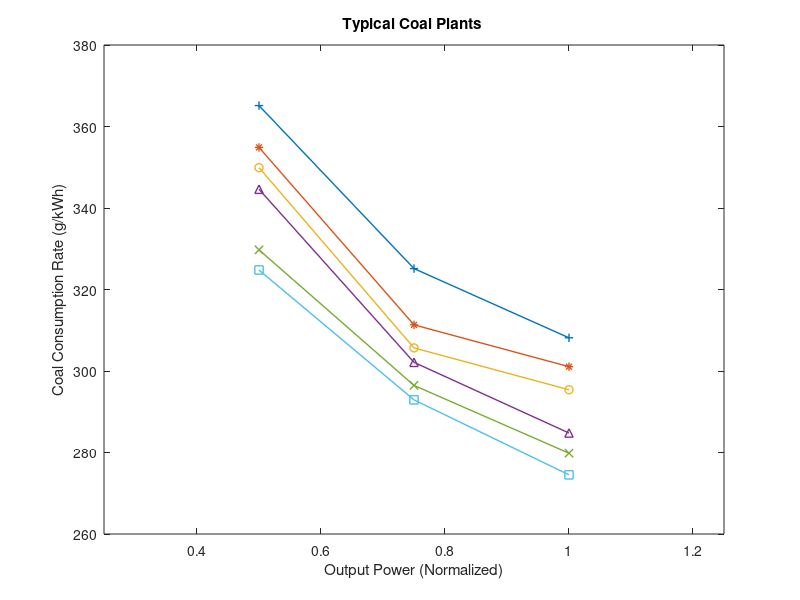

This figure's MATLAB source: (Note: this script raises an error after producing the figure.)
clear
close all
clc
format compact

x = [0.5, 0.75, 1];

y1=[ % subcritical air cooling (least efficient)
 3.65132743362832e+002
 3.25132743362832e+002
 3.08141592920354e+002];

y2 =[ % supercritical air cooling (use this one in modeling!)
 3.54867256637168e+002
 3.11327433628319e+002
 3.01061946902655e+002];

y3 =[ % subcritical water cooling
 3.49911504424779e+002
 3.05663716814159e+002
 2.95398230088496e+002];

y4 =[ % ultra supercritical air cooling
 3.44601769911504e+002
 3.02123893805310e+002
 2.84778761061947e+002];

y5 =[ % supercritical water cooling
 3.29734513274336e+002
 2.96460176991150e+002
 2.79823008849558e+002];

y6 =[ % ultra supper water cooling (most efficient)
 3.24778761061947e+002
 2.92920353982301e+002
 2.74513274336283e+002];


%%
figure(1); clf; hold on; box on;
plot(x, y1, '+-', 'linewidth', 1);
plot(x, y2, '*-', 'linewidth', 1);
plot(x, y3, 'o-', 'linewidth', 1);
plot(x, y4, '^-', 'linewidth', 1);
plot(x, y5, 'x-', 'linewidth', 1);
plot(x, y6, 's-', 'linewidth', 1);

set(gcf, 'unit', 'inch', 'pos', [1.0    5.85    5.0000    3.7500]);
xlim([0.25 1.25]);
ylim([260 380]);
xlabel('Output Power (Normalized)');
ylabel('Coal Consumption Rate (g/kWh)');
title('Typical Coal Plants ');
set(gca, 'pos', [0.1300    0.1115    0.72    0.8135]);
box off;
% set(gca, 'ygrid', 'on');

legend('subcritical air cooling', ...
       'supercritical air cooling', ...
       'subcritical water cooling', ...
       'ultra supercritical air cooling', ...
       'supercritical water cooling', ...
       'ultra supper water cooling');

axis_pos = get(gca, 'pos');
x_lim = get(gca, 'xlim');
y_lim = get(gca, 'ylim');
y_ticklabel = 260:20:380;

     
% quadratic curve fit
XX = 0.45:0.05:1.05;

color_code = [0      0.5647 0.7412 %blue
              0.8510 0.3255 0.0980 %red
              0.9297 0.6941 0.1255 %yellow
              0.5000 0.1843 0.1255 %purple
              0.4667 0.6745 0.1882 %green
              0.3202 0.7451 0.7176 %light blue
              ];

% p1 = polyfit(x,y1',2);
% YY1 = XX.^2*p1(1) + XX.*p1(2) + p1(3);
% plot(XX, YY1, '--', 'color', color_code(1,:));
% text(0.3, 270, ['Eq: y1 = ', num2str(p1(1), '%3.0f'), 'x^2 ' num2str(p1(2), '%3.0f'), 'x + ', num2str(p1(3), '%3.0f')], 'FontName', 'Calibri', 'fontsize', 12);
% 
p2 = polyfit(x,y2',2);
YY2 = XX.^2*p2(1) + XX.*p2(2) + p2(3);
plot(XX, YY2, '--', 'color', color_code(2,:));
text(0.3, 272, ['Quadratic Eq: y2 = ', num2str(p2(1), '%3.0f'), 'x^2 ' num2str(p2(2), '%3.0f'), 'x + ', num2str(p2(3), '%3.0f')], 'FontName', 'Calibri', 'fontsize', 12, 'color', color_code(2,:));

[m,id] = min(YY2);
plot(XX(id), YY2(id), 'x', 'color', color_code(2,:), 'markersize', 6, 'linewidth', 2);

% p3 = polyfit(x,y3',2);
% YY3 = XX.^2*p3(1) + XX.*p3(2) + p3(3);
% plot(XX, YY3, '--', 'color', color_code(3,:));
% text(0.3, 290, ['Eq: y3 = ', num2str(p3(1), '%3.0f'), 'x^2 ' num2str(p3(2), '%3.0f'), 'x + ', num2str(p3(3), '%3.0f')], 'FontName', 'Calibri', 'fontsize', 12);
% 
% p4 = polyfit(x,y4',2); % too strong
% YY4 = XX.^2*p4(1) + XX.*p4(2) + p4(3);
% plot(XX, YY4, '--', 'color', color_code(4,:));
% text(0.3, 300, ['Eq: y4 = ', num2str(p4(1), '%3.0f'), 'x^2 ' num2str(p4(2), '%3.0f'), 'x + ', num2str(p4(3), '%3.0f')], 'FontName', 'Calibri', 'fontsize', 12);
% 
% p5 = polyfit(x,y5',2); % too strong
% YY5 = XX.^2*p5(1) + XX.*p5(2) + p5(3);
% plot(XX, YY5, '--', 'color', color_code(5,:));
% text(0.3, 310, ['Eq: y5 = ', num2str(p5(1), '%3.0f'), 'x^2 ' num2str(p5(2), '%3.0f'), 'x + ', num2str(p5(3), '%3.0f')], 'FontName', 'Calibri', 'fontsize', 12);
% 
% p6 = polyfit(x,y6',2);
% YY6 = XX.^2*p6(1) + XX.*p6(2) + p6(3);
% plot(XX, YY6, '--', 'color', color_code(6,:));
% text(0.3, 320, ['Eq: y6 = ', num2str(p6(1), '%3.0f'), 'x^2 ' num2str(p6(2), '%3.0f'), 'x + ', num2str(p6(3), '%3.0f')], 'FontName', 'Calibri', 'fontsize', 12);

ax2 = axes;
set(ax2, 'color', 'none', ...
         'pos', axis_pos, ...
         'yaxislocation', 'right', ...
         'ylim', y_lim, ...
         'ytick', (6000:500:8000)/21.8, ...
         'yticklabel', (6000:500:8000), ...
         'xaxislocation', 'top', ...
         'xlim', x_lim, ...
         'xticklabel', []);
ylabel(ax2, 'Heat Rate (Btu/kWh)');


%% fuel consumption
% supercritical air cooling
coal_fuelrate_x = 0.5:0.01:1; % [normalized]
coal_fuelrate_y = 266*coal_fuelrate_x.^2 -507*coal_fuelrate_x + 542; %[g/kWh]

coal_nameplate = 660; % [MW]
coal_fuel_x  = coal_fuelrate_x*coal_nameplate; % [MW]
coal_fuel_y = (coal_fuelrate_y*1000).*(coal_fuelrate_x*coal_nameplate)/1e6; % [g/h] -> [ton/h]

% ==============================
figure(2); clf; hold on; box on;
plot(coal_fuel_x, coal_fuel_y, 'color', color_code(2,:), 'linewidth', 1);
plot([coal_fuel_x(1),coal_fuel_x(end)],[coal_fuel_y(1),coal_fuel_y(end)], '--', 'color', [0.5 0.5 0.5]);

xa = 507/(266*2)*660 % min fuel rate @ 0.953 (i.e. 419MW)
ya = interp1(coal_fuel_x, coal_fuel_y, xa);
plot(xa, ya, 'ko', 'markerf', 'k', 'markersize', 3);
text(xa+0.02, ya-4, 'Min. Fuel Rate ');
text(xa+0.02, ya-8, ['@ ', num2str(xa, '%3.0f'), ' ( (y/x)^{\prime}=0 )']);

xb = 507*2/(266*3*2)*660 % inflection point @ 0.6353 (i.e. 629MW)
yb = interp1(coal_fuel_x, coal_fuel_y, xb);
plot(xb, yb, 'ko', 'markerf', 'k', 'markersize', 3);
text(xb+0.02, yb-4, 'Inflection Point');
text(xb+0.02, yb-8, ['@ ', num2str(xb, '%3.0f'), ' ( y^{\prime\prime}=0 )']);

grid on;
set(gcf, 'unit', 'inch', 'pos', [1.0    1.1    5.0000    3.7500]);
xlabel('Generation (MW)');
ylabel('Coal Consumption (ton/h)');
title('Coal Consumption of a Typical Coal Plants ');
legend('Supercritical air cooling');
set(legend, 'location', 'northwest');

% export_fig thermal_eff_2 -r600 -painters;


%% test convexity (extend x-axis)
coal_fuelrate_x = 0:0.01:1.2; % [normalized]
coal_fuelrate_y = 266*coal_fuelrate_x.^2 -507*coal_fuelrate_x + 542; %[g/kWh]

coal_nameplate = 660; % [MW]
coal_fuel_x  = coal_fuelrate_x*coal_nameplate; % [MW]
coal_fuel_y = (coal_fuelrate_y*1000).*(coal_fuelrate_x*coal_nameplate)/1e6; % [g/h] -> [ton/h]

% ==============================
figure(3); clf; hold on; %box on;
set(gcf, 'unit', 'inch', 'pos', [6.175    1.1    5.0000    3.7500]);
set(gca, 'pos', [0.115 0.11 0.735 0.78]);

plot(coal_fuel_x, coal_fuel_y, 'color', color_code(2,:), 'linewidth', 1);
xlim([0 800]);
ylim([0 250]);
set(gca, 'xtick', (0:0.2:1.2)*coal_nameplate);
set(gca, 'ytick', 0:50:250);
xlabel('Generation (MW)');
ylabel('Coal Consumption (ton/h)');
legend('Supercritical air cooling');
set(legend, 'location', 'northwest');
my_gridline;

plot([0.5 1]*coal_nameplate,interp1(coal_fuel_x, coal_fuel_y, [0.5 1]*coal_nameplate), '+-', 'color', [0.5 0.5 0.5]);
axx=[0.5 1]*coal_nameplate;
axy=[1 1]*205;
[arrowx,arrowy] = dsxy2figxy(gca, axx, axy);
annotation('doublearrow',arrowx,arrowy,'headsize',5,'headsize',5, 'color', [0.6 0.6 0.6]);
text(mean([0.5 1]*coal_nameplate), 212, 'Operation Range', 'color', [0.6 0.6 0.6], 'horizontalalignment', 'center', 'fontsize', 8);

xa = 507/(266*2)*coal_nameplate; % min fuel rate @ 0.953 (i.e. 419MW)
ya = interp1(coal_fuel_x, coal_fuel_y, xa);
plot(xa, ya, 'ko', 'markerf', 'k', 'markersize', 3);
text(xa-10, ya-11, 'Min. Fuel Rate ');
text(xa-10, ya-23, ['@ ', num2str(xa/coal_nameplate, '%0.3f'), ' ( (y/x)^{\prime}=0 )']);

xb = 507*2/(266*3*2)*coal_nameplate; % inflection point @ 0.6353 (i.e. 629MW)
yb = interp1(coal_fuel_x, coal_fuel_y, xb);
plot(xb, yb, 'ko', 'markerf', 'k', 'markersize', 3);
text(xb-10, yb-11, 'Inflection Point');
text(xb-10, yb-23, ['@ ', num2str(xb/coal_nameplate, '%0.3f'), ' ( y^{\prime\prime}=0 )']);

% text(775, 16, 'Extended x-axis', 'horizontalalignment', 'right', 'fontsize', 12);

ax1 = gca;

y_fuel = 0:50:250;
x_MW = interp1(coal_fuel_y, coal_fuel_x, y_fuel);
heat_rate = y_fuel.*(21.8)./(x_MW*1e3)*1e6; % [ton/MWh]] -> [Btu/kWh]; 1 tce = 27.778mmBT

ax2 = axes('pos', get(ax1, 'pos'), ...
           'color', 'none', ...
           'xaxislocation', 'top', 'xlim', get(ax1, 'xlim')/coal_nameplate, 'xtick', 0:0.2:1.2, ...
           'yaxislocation', 'right', 'ylim', get(ax1, 'ylim'), 'ytick', get(ax1, 'ytick'), 'yticklabel', num2str(heat_rate', '%7.0f'));
xlabel('Generation (Normalized)');
ylabel('Heat Rate (Btu/kWh)');

% export_fig thermal_eff_3 -r600 -painters;

